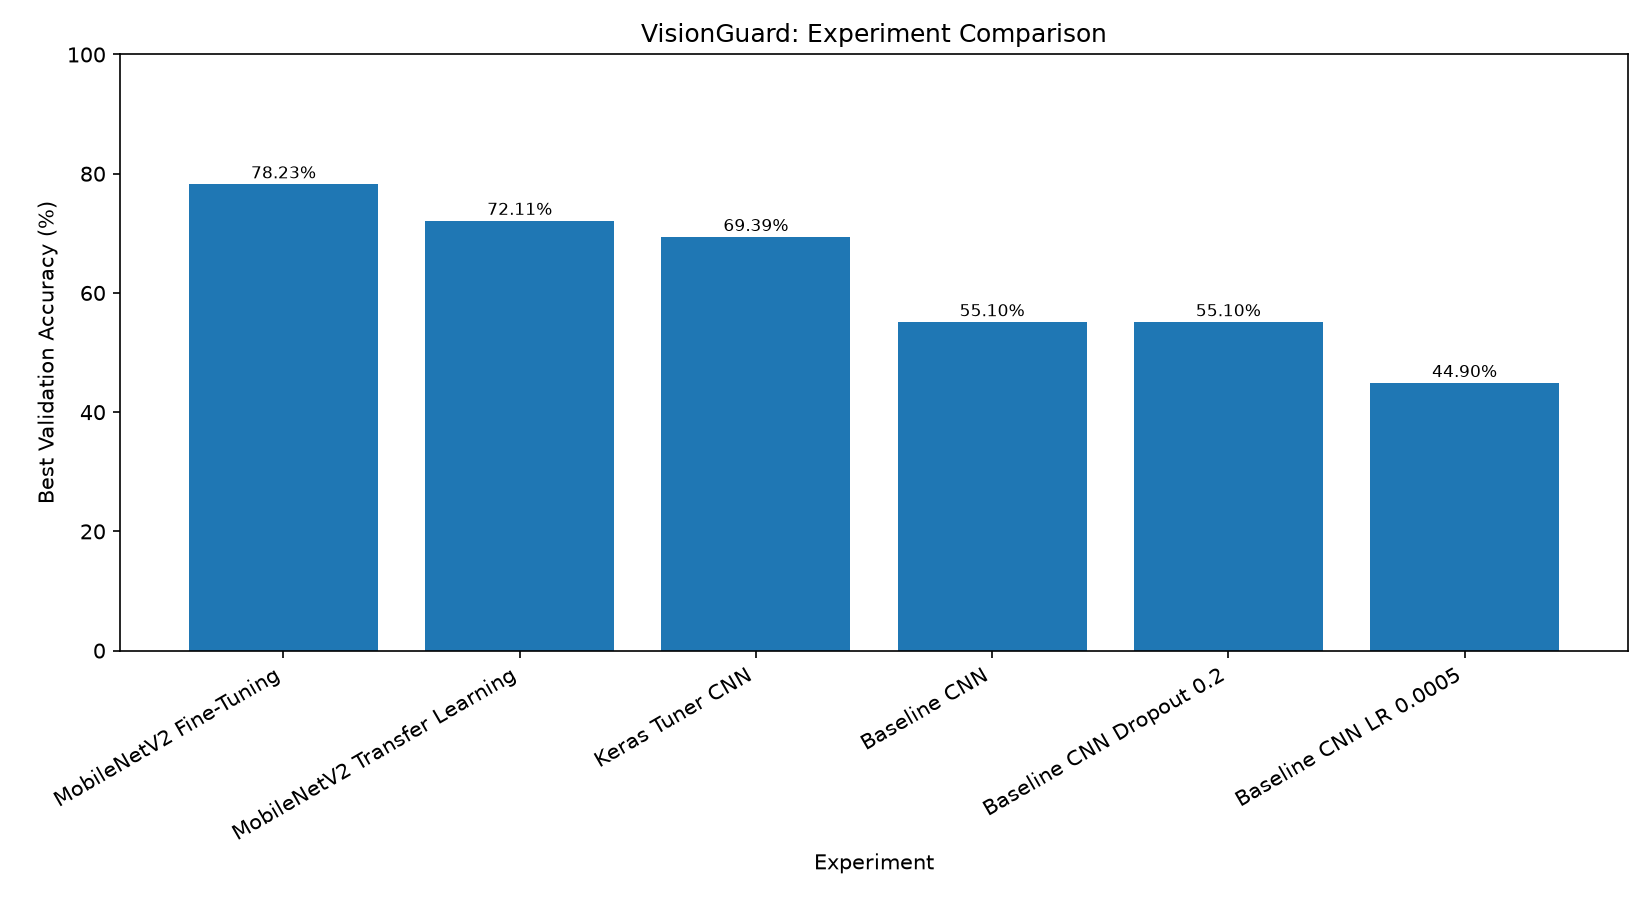

Here is the Python script that generated this plot:

import json
import pandas as pd
import matplotlib.pyplot as plt
import mlflow
import dagshub
from dotenv import load_dotenv

load_dotenv()

dagshub.init(
    repo_owner="Emaan-Asif-2023",
    repo_name="my-first-repo",
    mlflow=True
)

mlflow.set_experiment("VisionGuard_Image_Classification")

# Read actual best validation accuracies from training histories
def best_accuracy(history_file):
    with open(history_file, "r") as f:
        history = json.load(f)
    return max(history["val_accuracy"]) * 100

results = [
    {
        "Experiment": "Baseline CNN",
        "Change": "Original CNN",
        "Best Validation Accuracy (%)":
            best_accuracy("baseline_history.json")
    },
    {
        "Experiment": "Keras Tuner CNN",
        "Change": "Tuned architecture and hyperparameters",
        "Best Validation Accuracy (%)": 69.39
    },
    {
        "Experiment": "MobileNetV2 Transfer Learning",
        "Change": "Frozen pretrained backbone",
        "Best Validation Accuracy (%)":
            best_accuracy("mobilenetv2_history.json")
    },
    {
        "Experiment": "MobileNetV2 Fine-Tuning",
        "Change": "Unfroze last 30 backbone layers",
        "Best Validation Accuracy (%)":
            best_accuracy("finetuned_history.json")
    },
    {
        "Experiment": "Baseline CNN LR 0.0005",
        "Change": "Learning rate changed to 0.0005",
        "Best Validation Accuracy (%)":
            best_accuracy("baseline_lr_0005_history.json")
    },
    {
        "Experiment": "Baseline CNN Dropout 0.2",
        "Change": "Dropout reduced from 0.4 to 0.2",
        "Best Validation Accuracy (%)":
            best_accuracy("baseline_dropout_0002_history.json")
    }
]

df = pd.DataFrame(results)
df = df.sort_values(
    "Best Validation Accuracy (%)",
    ascending=False
)

df.to_csv("experiment_comparison.csv", index=False)

plt.figure(figsize=(11, 6))
bars = plt.bar(
    df["Experiment"],
    df["Best Validation Accuracy (%)"]
)
plt.ylabel("Best Validation Accuracy (%)")
plt.xlabel("Experiment")
plt.title("VisionGuard: Experiment Comparison")
plt.xticks(rotation=30, ha="right")
plt.ylim(0, 100)

for bar, value in zip(
    bars, df["Best Validation Accuracy (%)"]
):
    plt.text(
        bar.get_x() + bar.get_width() / 2,
        bar.get_height() + 1,
        f"{value:.2f}%",
        ha="center",
        fontsize=8
    )

plt.tight_layout()
plt.savefig("experiment_comparison.png", dpi=150)
plt.close()

print("\nExperiment comparison:")
print(df.to_string(index=False))

with mlflow.start_run(run_name="VisionGuard_Experiment_Comparison"):
    mlflow.log_artifact("experiment_comparison.csv")
    mlflow.log_artifact("experiment_comparison.png")
    mlflow.log_param("number_of_experiments_compared", len(df))
    mlflow.set_tag(
        "purpose",
        "Compare model architectures and hyperparameter variations"
    )

print("\nComparison CSV and chart logged to DagsHub.")
